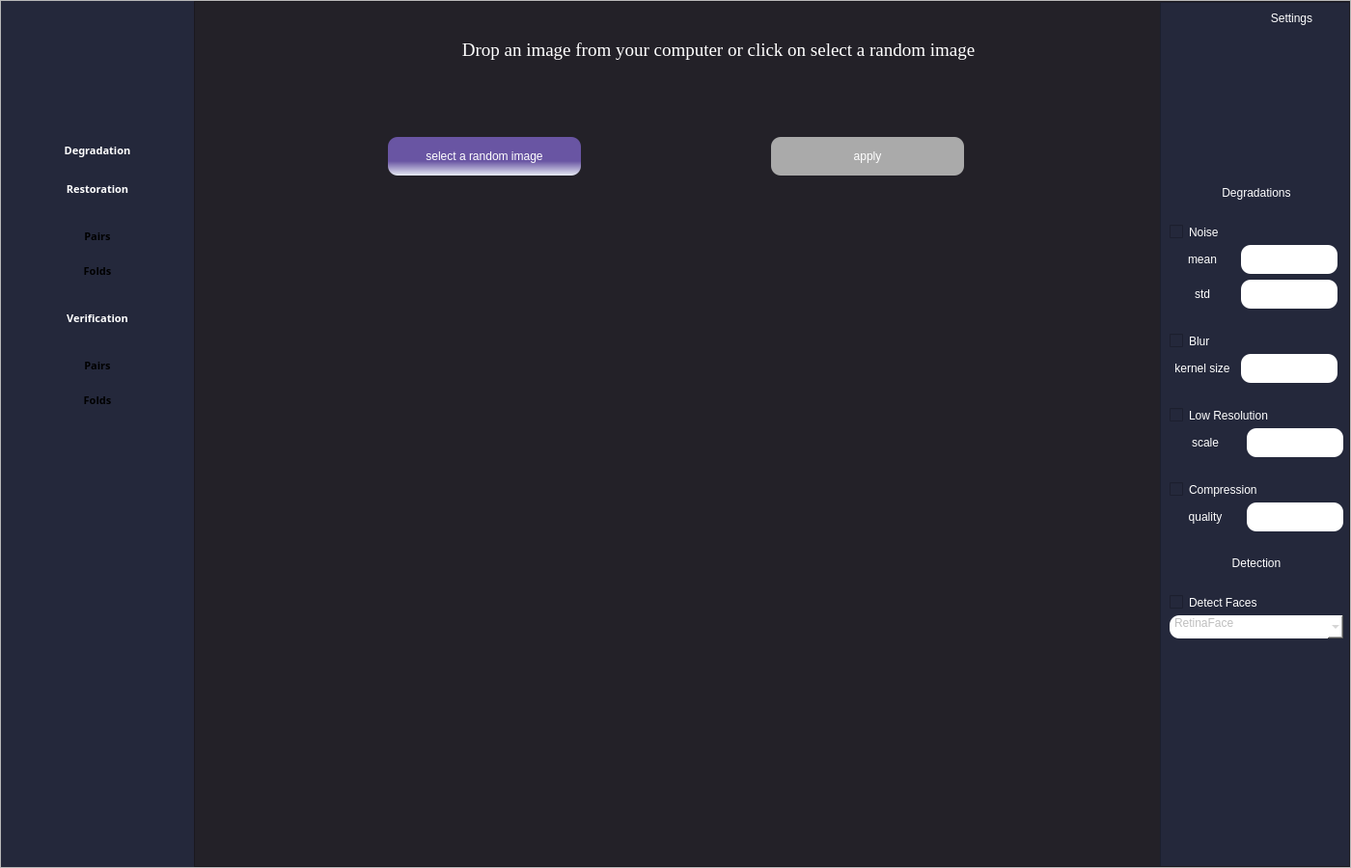
<?xml version="1.0" encoding="UTF-8"?>
<ui version="4.0">
 <class>MainWindow</class>
 <widget class="QMainWindow" name="MainWindow">
  <property name="geometry">
   <rect>
    <x>0</x>
    <y>0</y>
    <width>1400</width>
    <height>900</height>
   </rect>
  </property>
  <property name="maximumSize">
   <size>
    <width>1400</width>
    <height>900</height>
   </size>
  </property>
  <property name="windowTitle">
   <string>MainWindow</string>
  </property>
  <widget class="QWidget" name="centralwidget">
   <property name="maximumSize">
    <size>
     <width>1400</width>
     <height>900</height>
    </size>
   </property>
   <layout class="QVBoxLayout" name="verticalLayout_8">
    <property name="leftMargin">
     <number>0</number>
    </property>
    <property name="topMargin">
     <number>0</number>
    </property>
    <property name="rightMargin">
     <number>0</number>
    </property>
    <property name="bottomMargin">
     <number>0</number>
    </property>
    <item>
     <widget class="QFrame" name="content">
      <property name="frameShape">
       <enum>QFrame::StyledPanel</enum>
      </property>
      <property name="frameShadow">
       <enum>QFrame::Raised</enum>
      </property>
      <layout class="QHBoxLayout" name="horizontalLayout">
       <property name="spacing">
        <number>0</number>
       </property>
       <property name="leftMargin">
        <number>0</number>
       </property>
       <property name="topMargin">
        <number>0</number>
       </property>
       <property name="rightMargin">
        <number>0</number>
       </property>
       <property name="bottomMargin">
        <number>0</number>
       </property>
       <item>
        <widget class="QFrame" name="full_menu">
         <property name="sizePolicy">
          <sizepolicy hsizetype="Minimum" vsizetype="Minimum">
           <horstretch>0</horstretch>
           <verstretch>0</verstretch>
          </sizepolicy>
         </property>
         <property name="minimumSize">
          <size>
           <width>160</width>
           <height>0</height>
          </size>
         </property>
         <property name="maximumSize">
          <size>
           <width>200</width>
           <height>900</height>
          </size>
         </property>
         <property name="autoFillBackground">
          <bool>false</bool>
         </property>
         <property name="styleSheet">
          <string notr="true">background-color: rgb(36, 40, 59);</string>
         </property>
         <layout class="QVBoxLayout" name="verticalLayout_6">
          <property name="leftMargin">
           <number>0</number>
          </property>
          <property name="topMargin">
           <number>0</number>
          </property>
          <property name="rightMargin">
           <number>0</number>
          </property>
          <property name="bottomMargin">
           <number>0</number>
          </property>
          <item>
           <layout class="QVBoxLayout" name="verticalLayout">
            <property name="spacing">
             <number>10</number>
            </property>
            <item>
             <widget class="QLabel" name="icon">
              <property name="sizePolicy">
               <sizepolicy hsizetype="Expanding" vsizetype="Expanding">
                <horstretch>0</horstretch>
                <verstretch>0</verstretch>
               </sizepolicy>
              </property>
              <property name="minimumSize">
               <size>
                <width>200</width>
                <height>100</height>
               </size>
              </property>
              <property name="maximumSize">
               <size>
                <width>80</width>
                <height>80</height>
               </size>
              </property>
              <property name="styleSheet">
               <string notr="true">image: url(:/images/Logo.png);background-color:rgb(36, 40, 59);padding:5px;border:none;
</string>
              </property>
              <property name="text">
               <string/>
              </property>
              <property name="alignment">
               <set>Qt::AlignCenter</set>
              </property>
              <property name="margin">
               <number>0</number>
              </property>
             </widget>
            </item>
            <item>
             <spacer name="verticalSpacer_2">
              <property name="orientation">
               <enum>Qt::Vertical</enum>
              </property>
              <property name="sizeType">
               <enum>QSizePolicy::Minimum</enum>
              </property>
              <property name="sizeHint" stdset="0">
               <size>
                <width>20</width>
                <height>30</height>
               </size>
              </property>
             </spacer>
            </item>
            <item>
             <widget class="QPushButton" name="degradation_btn">
              <property name="styleSheet">
               <string notr="true">QPushButton{color: rgb(255, 255, 255);font-size:8pt; font-weight:bold;font-family: Georama;border:none; height: 30px}
QPushButton:hover{background-color:rgb(28, 142, 178);}</string>
              </property>
              <property name="text">
               <string>Degradation</string>
              </property>
              <property name="icon">
               <iconset>
                <normaloff>:/icons/ajouter (1).png</normaloff>:/icons/ajouter (1).png</iconset>
              </property>
              <property name="checkable">
               <bool>true</bool>
              </property>
              <property name="checked">
               <bool>false</bool>
              </property>
             </widget>
            </item>
            <item>
             <widget class="QPushButton" name="restoration_btn">
              <property name="styleSheet">
               <string notr="true">QPushButton{color: rgb(255, 255, 255);font-size:8pt; font-weight:bold;font-family: Georama;border:none; height: 30px}
QPushButton:hover{background-color:rgb(28, 142, 178);}
</string>
              </property>
              <property name="text">
               <string>Restoration</string>
              </property>
              <property name="icon">
               <iconset>
                <normaloff>:/icons/identifiant-du-visage 1.png</normaloff>:/icons/identifiant-du-visage 1.png</iconset>
              </property>
              <property name="checkable">
               <bool>true</bool>
              </property>
              <property name="checked">
               <bool>true</bool>
              </property>
             </widget>
            </item>
            <item>
             <widget class="QWidget" name="verticalWidget" native="true">
              <layout class="QVBoxLayout" name="verticalLayout_3">
               <item>
                <widget class="QPushButton" name="pairs_rest_btn">
                 <property name="styleSheet">
                  <string notr="true">QPushButton{color: &quot;grey&quot;;font-size:8pt; font-weight:bold;font-family: Georama;border:none; height: 30px}
QPushButton:hover{background-color:rgb(28, 142, 178);}</string>
                 </property>
                 <property name="text">
                  <string>Pairs</string>
                 </property>
                </widget>
               </item>
               <item>
                <widget class="QPushButton" name="folds_rest_btn">
                 <property name="styleSheet">
                  <string notr="true">QPushButton{color:&quot;grey&quot;;font-size:8pt; font-weight:bold;font-family: Georama;border:none; height: 30px}
QPushButton:hover{background-color:rgb(28, 142, 178);}</string>
                 </property>
                 <property name="text">
                  <string>Folds</string>
                 </property>
                </widget>
               </item>
              </layout>
             </widget>
            </item>
            <item>
             <widget class="QPushButton" name="verification">
              <property name="styleSheet">
               <string notr="true">QPushButton{color: rgb(255, 255, 255);font-size:8pt; font-weight:bold;font-family: Georama;border:none; height: 30px}
QPushButton:hover{background-color:rgb(28, 142, 178);}</string>
              </property>
              <property name="text">
               <string>Verification</string>
              </property>
              <property name="icon">
               <iconset>
                <normaloff>:/icons/Correct.png</normaloff>:/icons/Correct.png</iconset>
              </property>
              <property name="checkable">
               <bool>true</bool>
              </property>
              <property name="checked">
               <bool>true</bool>
              </property>
             </widget>
            </item>
            <item>
             <widget class="QWidget" name="verticalWidget_2" native="true">
              <layout class="QVBoxLayout" name="verticalLayout_4">
               <item>
                <widget class="QPushButton" name="pairs_verif_btn">
                 <property name="styleSheet">
                  <string notr="true">QPushButton{color:&quot;grey&quot;;font-size:8pt; font-weight:bold;font-family: Georama;border:none; height: 30px}
QPushButton:hover{background-color:rgb(28, 142, 178);}</string>
                 </property>
                 <property name="text">
                  <string>Pairs</string>
                 </property>
                </widget>
               </item>
               <item>
                <widget class="QPushButton" name="folds_verif_btn">
                 <property name="styleSheet">
                  <string notr="true">QPushButton{color:&quot;grey&quot;;font-size:8pt; font-weight:bold;font-family: Georama;border:none; height: 30px}
QPushButton:hover{background-color:rgb(28, 142, 178);}</string>
                 </property>
                 <property name="text">
                  <string>Folds</string>
                 </property>
                </widget>
               </item>
              </layout>
             </widget>
            </item>
            <item>
             <spacer name="verticalSpacer">
              <property name="orientation">
               <enum>Qt::Vertical</enum>
              </property>
              <property name="sizeHint" stdset="0">
               <size>
                <width>20</width>
                <height>40</height>
               </size>
              </property>
             </spacer>
            </item>
           </layout>
          </item>
         </layout>
        </widget>
       </item>
       <item>
        <widget class="QWidget" name="principalscreen" native="true">
         <property name="sizePolicy">
          <sizepolicy hsizetype="Minimum" vsizetype="Minimum">
           <horstretch>0</horstretch>
           <verstretch>0</verstretch>
          </sizepolicy>
         </property>
         <property name="minimumSize">
          <size>
           <width>0</width>
           <height>0</height>
          </size>
         </property>
         <property name="maximumSize">
          <size>
           <width>1200</width>
           <height>900</height>
          </size>
         </property>
         <property name="styleSheet">
          <string notr="true">background-color: rgb(35, 33, 40);</string>
         </property>
         <layout class="QVBoxLayout" name="verticalLayout_7">
          <property name="leftMargin">
           <number>0</number>
          </property>
          <property name="topMargin">
           <number>0</number>
          </property>
          <property name="rightMargin">
           <number>0</number>
          </property>
          <property name="bottomMargin">
           <number>0</number>
          </property>
          <item>
           <widget class="QFrame" name="frame">
            <property name="sizePolicy">
             <sizepolicy hsizetype="MinimumExpanding" vsizetype="MinimumExpanding">
              <horstretch>0</horstretch>
              <verstretch>0</verstretch>
             </sizepolicy>
            </property>
            <property name="minimumSize">
             <size>
              <width>830</width>
              <height>600</height>
             </size>
            </property>
            <property name="maximumSize">
             <size>
              <width>1200</width>
              <height>900</height>
             </size>
            </property>
            <property name="frameShape">
             <enum>QFrame::StyledPanel</enum>
            </property>
            <property name="frameShadow">
             <enum>QFrame::Raised</enum>
            </property>
            <layout class="QVBoxLayout" name="verticalLayout_2">
             <property name="leftMargin">
              <number>0</number>
             </property>
             <property name="topMargin">
              <number>0</number>
             </property>
             <property name="rightMargin">
              <number>0</number>
             </property>
             <property name="bottomMargin">
              <number>0</number>
             </property>
             <item>
              <widget class="QStackedWidget" name="stackedWidget">
               <property name="sizePolicy">
                <sizepolicy hsizetype="MinimumExpanding" vsizetype="MinimumExpanding">
                 <horstretch>0</horstretch>
                 <verstretch>0</verstretch>
                </sizepolicy>
               </property>
               <property name="minimumSize">
                <size>
                 <width>830</width>
                 <height>600</height>
                </size>
               </property>
               <property name="maximumSize">
                <size>
                 <width>1200</width>
                 <height>900</height>
                </size>
               </property>
               <property name="styleSheet">
                <string notr="true">background-color: rgb(35, 33, 40);</string>
               </property>
               <property name="currentIndex">
                <number>0</number>
               </property>
               <widget class="QWidget" name="degradationpage">
                <property name="sizePolicy">
                 <sizepolicy hsizetype="Minimum" vsizetype="Minimum">
                  <horstretch>0</horstretch>
                  <verstretch>0</verstretch>
                 </sizepolicy>
                </property>
                <property name="styleSheet">
                 <string notr="true">background-color: rgb(35, 33, 40);</string>
                </property>
                <widget class="QFrame" name="right_menu_deg">
                 <property name="geometry">
                  <rect>
                   <x>1000</x>
                   <y>0</y>
                   <width>200</width>
                   <height>900</height>
                  </rect>
                 </property>
                 <property name="styleSheet">
                  <string notr="true">background-color: rgb(36, 40, 59);</string>
                 </property>
                 <property name="frameShape">
                  <enum>QFrame::StyledPanel</enum>
                 </property>
                 <property name="frameShadow">
                  <enum>QFrame::Raised</enum>
                 </property>
                 <layout class="QVBoxLayout" name="verticalLayout_5">
                  <item>
                   <layout class="QHBoxLayout" name="horizontalLayout_3">
                    <item>
                     <widget class="QLabel" name="label_2">
                      <property name="text">
                       <string/>
                      </property>
                      <property name="pixmap">
                       <pixmap>:/icons/reglages.png</pixmap>
                      </property>
                      <property name="alignment">
                       <set>Qt::AlignCenter</set>
                      </property>
                     </widget>
                    </item>
                    <item>
                     <widget class="QLabel" name="label_5">
                      <property name="styleSheet">
                       <string notr="true">background-color: &quot;transparent&quot;;
color: rgb(255, 255, 255);
font: 14pt &quot;Georgia&quot;;
padding-right:20px</string>
                      </property>
                      <property name="text">
                       <string>Settings</string>
                      </property>
                      <property name="alignment">
                       <set>Qt::AlignCenter</set>
                      </property>
                     </widget>
                    </item>
                   </layout>
                  </item>
                  <item>
                   <spacer name="verticalSpacer_4">
                    <property name="orientation">
                     <enum>Qt::Vertical</enum>
                    </property>
                    <property name="sizeHint" stdset="0">
                     <size>
                      <width>20</width>
                      <height>40</height>
                     </size>
                    </property>
                   </spacer>
                  </item>
                  <item>
                   <widget class="QLabel" name="label_9">
                    <property name="styleSheet">
                     <string notr="true">background-color: &quot;transparent&quot;;
color: rgb(255, 255, 255);
font: 12pt &quot;Georgia&quot;;
padding-top:20px</string>
                    </property>
                    <property name="text">
                     <string>Degradations</string>
                    </property>
                    <property name="alignment">
                     <set>Qt::AlignCenter</set>
                    </property>
                   </widget>
                  </item>
                  <item>
                   <widget class="QCheckBox" name="noisecheckBox">
                    <property name="styleSheet">
                     <string notr="true">background-color: &quot;transparent&quot;;
color: rgb(255, 255, 255);
font: 12pt &quot;Georgia&quot;;
padding-top:20px</string>
                    </property>
                    <property name="text">
                     <string>Noise</string>
                    </property>
                   </widget>
                  </item>
                  <item>
                   <layout class="QHBoxLayout" name="horizontalLayout_4">
                    <item>
                     <widget class="QLabel" name="label_6">
                      <property name="sizePolicy">
                       <sizepolicy hsizetype="Minimum" vsizetype="Minimum">
                        <horstretch>0</horstretch>
                        <verstretch>0</verstretch>
                       </sizepolicy>
                      </property>
                      <property name="maximumSize">
                       <size>
                        <width>60</width>
                        <height>50</height>
                       </size>
                      </property>
                      <property name="styleSheet">
                       <string notr="true">color: rgb(255, 255, 255);</string>
                      </property>
                      <property name="text">
                       <string>mean</string>
                      </property>
                      <property name="alignment">
                       <set>Qt::AlignCenter</set>
                      </property>
                     </widget>
                    </item>
                    <item>
                     <widget class="QLineEdit" name="meannoise">
                      <property name="enabled">
                       <bool>false</bool>
                      </property>
                      <property name="minimumSize">
                       <size>
                        <width>100</width>
                        <height>30</height>
                       </size>
                      </property>
                      <property name="maximumSize">
                       <size>
                        <width>100</width>
                        <height>30</height>
                       </size>
                      </property>
                      <property name="styleSheet">
                       <string notr="true">background-color: rgb(255, 255, 255);border-radius:10px;
</string>
                      </property>
                      <property name="maxLength">
                       <number>6</number>
                      </property>
                     </widget>
                    </item>
                   </layout>
                  </item>
                  <item>
                   <layout class="QHBoxLayout" name="horizontalLayout_7">
                    <item>
                     <widget class="QLabel" name="label_3">
                      <property name="sizePolicy">
                       <sizepolicy hsizetype="Minimum" vsizetype="Minimum">
                        <horstretch>0</horstretch>
                        <verstretch>0</verstretch>
                       </sizepolicy>
                      </property>
                      <property name="minimumSize">
                       <size>
                        <width>60</width>
                        <height>30</height>
                       </size>
                      </property>
                      <property name="maximumSize">
                       <size>
                        <width>60</width>
                        <height>50</height>
                       </size>
                      </property>
                      <property name="styleSheet">
                       <string notr="true">color: rgb(255, 255, 255);</string>
                      </property>
                      <property name="text">
                       <string>std</string>
                      </property>
                      <property name="alignment">
                       <set>Qt::AlignCenter</set>
                      </property>
                     </widget>
                    </item>
                    <item>
                     <widget class="QLineEdit" name="stdnoise">
                      <property name="enabled">
                       <bool>false</bool>
                      </property>
                      <property name="maximumSize">
                       <size>
                        <width>100</width>
                        <height>30</height>
                       </size>
                      </property>
                      <property name="styleSheet">
                       <string notr="true">background-color: rgb(255, 255, 255);border-radius:10px;
</string>
                      </property>
                      <property name="maxLength">
                       <number>6</number>
                      </property>
                     </widget>
                    </item>
                   </layout>
                  </item>
                  <item>
                   <widget class="QCheckBox" name="blurcheckbox">
                    <property name="styleSheet">
                     <string notr="true">background-color: &quot;transparent&quot;;
color: rgb(255, 255, 255);
font: 12pt &quot;Georgia&quot;;
padding-top:20px</string>
                    </property>
                    <property name="text">
                     <string>Blur</string>
                    </property>
                   </widget>
                  </item>
                  <item>
                   <layout class="QHBoxLayout" name="horizontalLayout_5">
                    <item>
                     <widget class="QLabel" name="label_7">
                      <property name="sizePolicy">
                       <sizepolicy hsizetype="Minimum" vsizetype="Minimum">
                        <horstretch>0</horstretch>
                        <verstretch>0</verstretch>
                       </sizepolicy>
                      </property>
                      <property name="maximumSize">
                       <size>
                        <width>60</width>
                        <height>50</height>
                       </size>
                      </property>
                      <property name="styleSheet">
                       <string notr="true">color: rgb(255, 255, 255);</string>
                      </property>
                      <property name="text">
                       <string>kernel size</string>
                      </property>
                      <property name="alignment">
                       <set>Qt::AlignCenter</set>
                      </property>
                     </widget>
                    </item>
                    <item>
                     <widget class="QLineEdit" name="blurvalue">
                      <property name="enabled">
                       <bool>false</bool>
                      </property>
                      <property name="minimumSize">
                       <size>
                        <width>100</width>
                        <height>30</height>
                       </size>
                      </property>
                      <property name="maximumSize">
                       <size>
                        <width>100</width>
                        <height>30</height>
                       </size>
                      </property>
                      <property name="styleSheet">
                       <string notr="true">background-color: rgb(255, 255, 255);border-radius:10px;
</string>
                      </property>
                      <property name="maxLength">
                       <number>3</number>
                      </property>
                     </widget>
                    </item>
                   </layout>
                  </item>
                  <item>
                   <widget class="QCheckBox" name="lrcheckbox">
                    <property name="styleSheet">
                     <string notr="true">background-color: &quot;transparent&quot;;
color: rgb(255, 255, 255);
font: 12pt &quot;Georgia&quot;;
padding-top:20px</string>
                    </property>
                    <property name="text">
                     <string>Low Resolution</string>
                    </property>
                   </widget>
                  </item>
                  <item>
                   <layout class="QHBoxLayout" name="horizontalLayout_6">
                    <item>
                     <widget class="QLabel" name="label_8">
                      <property name="minimumSize">
                       <size>
                        <width>0</width>
                        <height>30</height>
                       </size>
                      </property>
                      <property name="maximumSize">
                       <size>
                        <width>16777215</width>
                        <height>30</height>
                       </size>
                      </property>
                      <property name="styleSheet">
                       <string notr="true">color: rgb(255, 255, 255);</string>
                      </property>
                      <property name="text">
                       <string>scale</string>
                      </property>
                      <property name="alignment">
                       <set>Qt::AlignCenter</set>
                      </property>
                     </widget>
                    </item>
                    <item>
                     <widget class="QLineEdit" name="lowresvalue">
                      <property name="enabled">
                       <bool>false</bool>
                      </property>
                      <property name="minimumSize">
                       <size>
                        <width>100</width>
                        <height>30</height>
                       </size>
                      </property>
                      <property name="maximumSize">
                       <size>
                        <width>100</width>
                        <height>30</height>
                       </size>
                      </property>
                      <property name="styleSheet">
                       <string notr="true">background-color: rgb(255, 255, 255);border-radius:10px;
</string>
                      </property>
                      <property name="inputMask">
                       <string/>
                      </property>
                      <property name="maxLength">
                       <number>4</number>
                      </property>
                     </widget>
                    </item>
                   </layout>
                  </item>
                  <item>
                   <widget class="QCheckBox" name="compressioncheckbox">
                    <property name="enabled">
                     <bool>true</bool>
                    </property>
                    <property name="styleSheet">
                     <string notr="true">background-color: &quot;transparent&quot;;
color: rgb(255, 255, 255);
font: 12pt &quot;Georgia&quot;;
padding-top:20px
</string>
                    </property>
                    <property name="text">
                     <string>Compression</string>
                    </property>
                    <property name="checkable">
                     <bool>true</bool>
                    </property>
                   </widget>
                  </item>
                  <item>
                   <layout class="QHBoxLayout" name="horizontalLayout_8">
                    <item>
                     <widget class="QLabel" name="label_4">
                      <property name="minimumSize">
                       <size>
                        <width>0</width>
                        <height>30</height>
                       </size>
                      </property>
                      <property name="maximumSize">
                       <size>
                        <width>16777215</width>
                        <height>30</height>
                       </size>
                      </property>
                      <property name="styleSheet">
                       <string notr="true">color: rgb(255, 255, 255);</string>
                      </property>
                      <property name="text">
                       <string>quality</string>
                      </property>
                      <property name="alignment">
                       <set>Qt::AlignCenter</set>
                      </property>
                     </widget>
                    </item>
                    <item>
                     <widget class="QLineEdit" name="compressionvalue">
                      <property name="enabled">
                       <bool>false</bool>
                      </property>
                      <property name="maximumSize">
                       <size>
                        <width>100</width>
                        <height>30</height>
                       </size>
                      </property>
                      <property name="styleSheet">
                       <string notr="true">background-color: rgb(255, 255, 255);border-radius:10px;</string>
                      </property>
                     </widget>
                    </item>
                   </layout>
                  </item>
                  <item>
                   <widget class="QLabel" name="label_10">
                    <property name="styleSheet">
                     <string notr="true">background-color: &quot;transparent&quot;;
color: rgb(255, 255, 255);
font: 12pt &quot;Georgia&quot;;
padding-top:20px</string>
                    </property>
                    <property name="text">
                     <string>Detection</string>
                    </property>
                    <property name="alignment">
                     <set>Qt::AlignCenter</set>
                    </property>
                   </widget>
                  </item>
                  <item>
                   <widget class="QCheckBox" name="detectcheckBox">
                    <property name="styleSheet">
                     <string notr="true">background-color: &quot;transparent&quot;;
color: rgb(255, 255, 255);
font: 12pt &quot;Georgia&quot;;
padding-top:20px</string>
                    </property>
                    <property name="text">
                     <string>Detect Faces</string>
                    </property>
                   </widget>
                  </item>
                  <item>
                   <widget class="QComboBox" name="detectcomboBox">
                    <property name="enabled">
                     <bool>false</bool>
                    </property>
                    <property name="styleSheet">
                     <string notr="true"> QComboBox {
        background-color: white;
        font: 12pt &quot;Georgia&quot;;
        padding-bottom: 8px;
        padding-left: 5px;
        border-radius: 10px;
    }
    
    QComboBox::down-arrow {
        subcontrol-origin: padding;
        subcontrol-position: bottom right;
        border-radius: 10px;
        text-align: center;
		image: url(:/icons/fleche-vers-le-bas.png);
		border:none
    }
    
    QComboBox QAbstractItemView {
        background-color: white;
    }
    
    QComboBox QAbstractItemView::item:hover {
        background-color: qlineargradient(spread:pad, x1:0.5, y1:0, x2:0.5, y2:1, stop:0 rgba(90, 255, 231, 255), stop:1 rgba(21, 205, 202, 255));
        color: white;
    }</string>
                    </property>
                    <item>
                     <property name="text">
                      <string>RetinaFace</string>
                     </property>
                    </item>
                    <item>
                     <property name="text">
                      <string>MTCNN</string>
                     </property>
                    </item>
                   </widget>
                  </item>
                  <item>
                   <spacer name="verticalSpacer_3">
                    <property name="orientation">
                     <enum>Qt::Vertical</enum>
                    </property>
                    <property name="sizeType">
                     <enum>QSizePolicy::Maximum</enum>
                    </property>
                    <property name="sizeHint" stdset="0">
                     <size>
                      <width>20</width>
                      <height>230</height>
                     </size>
                    </property>
                   </spacer>
                  </item>
                 </layout>
                </widget>
                <widget class="QWidget" name="verticalLayoutWidget">
                 <property name="geometry">
                  <rect>
                   <x>0</x>
                   <y>0</y>
                   <width>999</width>
                   <height>851</height>
                  </rect>
                 </property>
                 <layout class="QVBoxLayout" name="verticalLayout_9">
                  <item>
                   <widget class="QFrame" name="controlspace_2">
                    <property name="sizePolicy">
                     <sizepolicy hsizetype="Minimum" vsizetype="Minimum">
                      <horstretch>0</horstretch>
                      <verstretch>0</verstretch>
                     </sizepolicy>
                    </property>
                    <property name="maximumSize">
                     <size>
                      <width>16777215</width>
                      <height>100</height>
                     </size>
                    </property>
                    <layout class="QHBoxLayout" name="controlspace">
                     <property name="sizeConstraint">
                      <enum>QLayout::SetMinimumSize</enum>
                     </property>
                     <item>
                      <spacer name="horizontalSpacer_2">
                       <property name="orientation">
                        <enum>Qt::Horizontal</enum>
                       </property>
                       <property name="sizeType">
                        <enum>QSizePolicy::Minimum</enum>
                       </property>
                       <property name="sizeHint" stdset="0">
                        <size>
                         <width>40</width>
                         <height>20</height>
                        </size>
                       </property>
                      </spacer>
                     </item>
                     <item>
                      <widget class="QLabel" name="label">
                       <property name="maximumSize">
                        <size>
                         <width>70</width>
                         <height>50</height>
                        </size>
                       </property>
                       <property name="styleSheet">
                        <string notr="true">padding-left:20px</string>
                       </property>
                       <property name="text">
                        <string/>
                       </property>
                       <property name="pixmap">
                        <pixmap>:/icons/identifiant-du-visage 1.png</pixmap>
                       </property>
                       <property name="alignment">
                        <set>Qt::AlignCenter</set>
                       </property>
                      </widget>
                     </item>
                     <item>
                      <widget class="QLabel" name="deglabel">
                       <property name="sizePolicy">
                        <sizepolicy hsizetype="Minimum" vsizetype="Minimum">
                         <horstretch>0</horstretch>
                         <verstretch>0</verstretch>
                        </sizepolicy>
                       </property>
                       <property name="minimumSize">
                        <size>
                         <width>0</width>
                         <height>0</height>
                        </size>
                       </property>
                       <property name="maximumSize">
                        <size>
                         <width>1200</width>
                         <height>70</height>
                        </size>
                       </property>
                       <property name="font">
                        <font>
                         <family>Georgia</family>
                         <pointsize>14</pointsize>
                         <weight>50</weight>
                         <italic>false</italic>
                         <bold>false</bold>
                        </font>
                       </property>
                       <property name="styleSheet">
                        <string notr="true">background-color: &quot;transparent&quot;;
color: rgb(255, 255, 255);
font: 14pt &quot;Georgia&quot;;</string>
                       </property>
                       <property name="text">
                        <string>Drop an image from your computer or click on select a random image</string>
                       </property>
                       <property name="alignment">
                        <set>Qt::AlignCenter</set>
                       </property>
                      </widget>
                     </item>
                     <item>
                      <spacer name="horizontalSpacer">
                       <property name="orientation">
                        <enum>Qt::Horizontal</enum>
                       </property>
                       <property name="sizeType">
                        <enum>QSizePolicy::Minimum</enum>
                       </property>
                       <property name="sizeHint" stdset="0">
                        <size>
                         <width>30</width>
                         <height>20</height>
                        </size>
                       </property>
                      </spacer>
                     </item>
                    </layout>
                   </widget>
                  </item>
                  <item>
                   <widget class="QFrame" name="buttonsspace">
                    <property name="maximumSize">
                     <size>
                      <width>16777215</width>
                      <height>150</height>
                     </size>
                    </property>
                    <layout class="QHBoxLayout" name="horizontalLayout_2">
                     <property name="bottomMargin">
                      <number>50</number>
                     </property>
                     <item>
                      <widget class="QPushButton" name="select_random_deg_btn">
                       <property name="maximumSize">
                        <size>
                         <width>200</width>
                         <height>40</height>
                        </size>
                       </property>
                       <property name="styleSheet">
                        <string notr="true">border-radius: 10px;color:rgb(255, 255, 255);
font: 75 10pt &quot;Georgia&quot;;
background-color: qlineargradient(spread:pad, x1:0.5, y1:0, x2:0.5, y2:1, stop:0.628821 rgba(105, 85, 163, 255), stop:1 rgba(231, 235, 244, 255));</string>
                       </property>
                       <property name="text">
                        <string>select a random image</string>
                       </property>
                      </widget>
                     </item>
                     <item>
                      <widget class="QPushButton" name="apply_deg_btn">
                       <property name="enabled">
                        <bool>false</bool>
                       </property>
                       <property name="maximumSize">
                        <size>
                         <width>200</width>
                         <height>40</height>
                        </size>
                       </property>
                       <property name="styleSheet">
                        <string notr="true">background-color: rgb(170, 170, 170);border-radius: 10px;color:rgb(255, 255, 255);
font: 75 10pt &quot;Georgia&quot;;</string>
                       </property>
                       <property name="text">
                        <string>apply</string>
                       </property>
                      </widget>
                     </item>
                    </layout>
                   </widget>
                  </item>
                  <item>
                   <widget class="QFrame" name="imagesspace_2">
                    <layout class="QHBoxLayout" name="imagesspace"/>
                   </widget>
                  </item>
                 </layout>
                </widget>
               </widget>
               <widget class="QWidget" name="pairrestorationpage">
                <widget class="QLabel" name="pairsrestlabel">
                 <property name="geometry">
                  <rect>
                   <x>0</x>
                   <y>0</y>
                   <width>1200</width>
                   <height>900</height>
                  </rect>
                 </property>
                 <property name="sizePolicy">
                  <sizepolicy hsizetype="Minimum" vsizetype="Minimum">
                   <horstretch>0</horstretch>
                   <verstretch>0</verstretch>
                  </sizepolicy>
                 </property>
                 <property name="maximumSize">
                  <size>
                   <width>1200</width>
                   <height>900</height>
                  </size>
                 </property>
                 <property name="styleSheet">
                  <string notr="true">background-color: rgb(35, 33, 40);
color: rgb(255, 255, 255);
font: 75 24pt &quot;Georgia&quot;;</string>
                 </property>
                 <property name="text">
                  <string>Pairs Restoration Page</string>
                 </property>
                 <property name="alignment">
                  <set>Qt::AlignCenter</set>
                 </property>
                </widget>
               </widget>
               <widget class="QWidget" name="foldsrestorationpage">
                <widget class="QLabel" name="foldrestlabel">
                 <property name="geometry">
                  <rect>
                   <x>0</x>
                   <y>0</y>
                   <width>1200</width>
                   <height>900</height>
                  </rect>
                 </property>
                 <property name="sizePolicy">
                  <sizepolicy hsizetype="Minimum" vsizetype="Minimum">
                   <horstretch>0</horstretch>
                   <verstretch>0</verstretch>
                  </sizepolicy>
                 </property>
                 <property name="maximumSize">
                  <size>
                   <width>1200</width>
                   <height>900</height>
                  </size>
                 </property>
                 <property name="styleSheet">
                  <string notr="true">background-color: rgb(35, 33, 40);
color: rgb(255, 255, 255);
font: 75 24pt &quot;Georgia&quot;;</string>
                 </property>
                 <property name="text">
                  <string>Folds Restoration Page</string>
                 </property>
                 <property name="alignment">
                  <set>Qt::AlignCenter</set>
                 </property>
                </widget>
               </widget>
               <widget class="QWidget" name="pairsverifpage">
                <widget class="QLabel" name="pairsveriflabel">
                 <property name="geometry">
                  <rect>
                   <x>0</x>
                   <y>0</y>
                   <width>1200</width>
                   <height>900</height>
                  </rect>
                 </property>
                 <property name="sizePolicy">
                  <sizepolicy hsizetype="Minimum" vsizetype="Minimum">
                   <horstretch>0</horstretch>
                   <verstretch>0</verstretch>
                  </sizepolicy>
                 </property>
                 <property name="maximumSize">
                  <size>
                   <width>1200</width>
                   <height>900</height>
                  </size>
                 </property>
                 <property name="styleSheet">
                  <string notr="true">background-color: rgb(35, 33, 40);
color: rgb(255, 255, 255);
font: 75 24pt &quot;Georgia&quot;;</string>
                 </property>
                 <property name="text">
                  <string>Pairs verification Page</string>
                 </property>
                 <property name="alignment">
                  <set>Qt::AlignCenter</set>
                 </property>
                </widget>
               </widget>
               <widget class="QWidget" name="foldsverifpage">
                <widget class="QLabel" name="foldsveriflabel">
                 <property name="geometry">
                  <rect>
                   <x>0</x>
                   <y>0</y>
                   <width>1200</width>
                   <height>900</height>
                  </rect>
                 </property>
                 <property name="sizePolicy">
                  <sizepolicy hsizetype="Minimum" vsizetype="Minimum">
                   <horstretch>0</horstretch>
                   <verstretch>0</verstretch>
                  </sizepolicy>
                 </property>
                 <property name="maximumSize">
                  <size>
                   <width>1200</width>
                   <height>900</height>
                  </size>
                 </property>
                 <property name="styleSheet">
                  <string notr="true">background-color: rgb(35, 33, 40);
color: rgb(255, 255, 255);
font: 75 24pt &quot;Georgia&quot;;</string>
                 </property>
                 <property name="text">
                  <string>Folds verification Page</string>
                 </property>
                 <property name="alignment">
                  <set>Qt::AlignCenter</set>
                 </property>
                </widget>
               </widget>
              </widget>
             </item>
            </layout>
           </widget>
          </item>
         </layout>
        </widget>
       </item>
      </layout>
     </widget>
    </item>
   </layout>
  </widget>
 </widget>
 <resources>
  <include location="ressources.qrc"/>
 </resources>
 <connections>
  <connection>
   <sender>restoration_btn</sender>
   <signal>toggled(bool)</signal>
   <receiver>verticalWidget</receiver>
   <slot>setVisible(bool)</slot>
   <hints>
    <hint type="sourcelabel">
     <x>149</x>
     <y>150</y>
    </hint>
    <hint type="destinationlabel">
     <x>185</x>
     <y>172</y>
    </hint>
   </hints>
  </connection>
  <connection>
   <sender>verification</sender>
   <signal>toggled(bool)</signal>
   <receiver>verticalWidget_2</receiver>
   <slot>setVisible(bool)</slot>
   <hints>
    <hint type="sourcelabel">
     <x>191</x>
     <y>280</y>
    </hint>
    <hint type="destinationlabel">
     <x>186</x>
     <y>309</y>
    </hint>
   </hints>
  </connection>
 </connections>
</ui>
